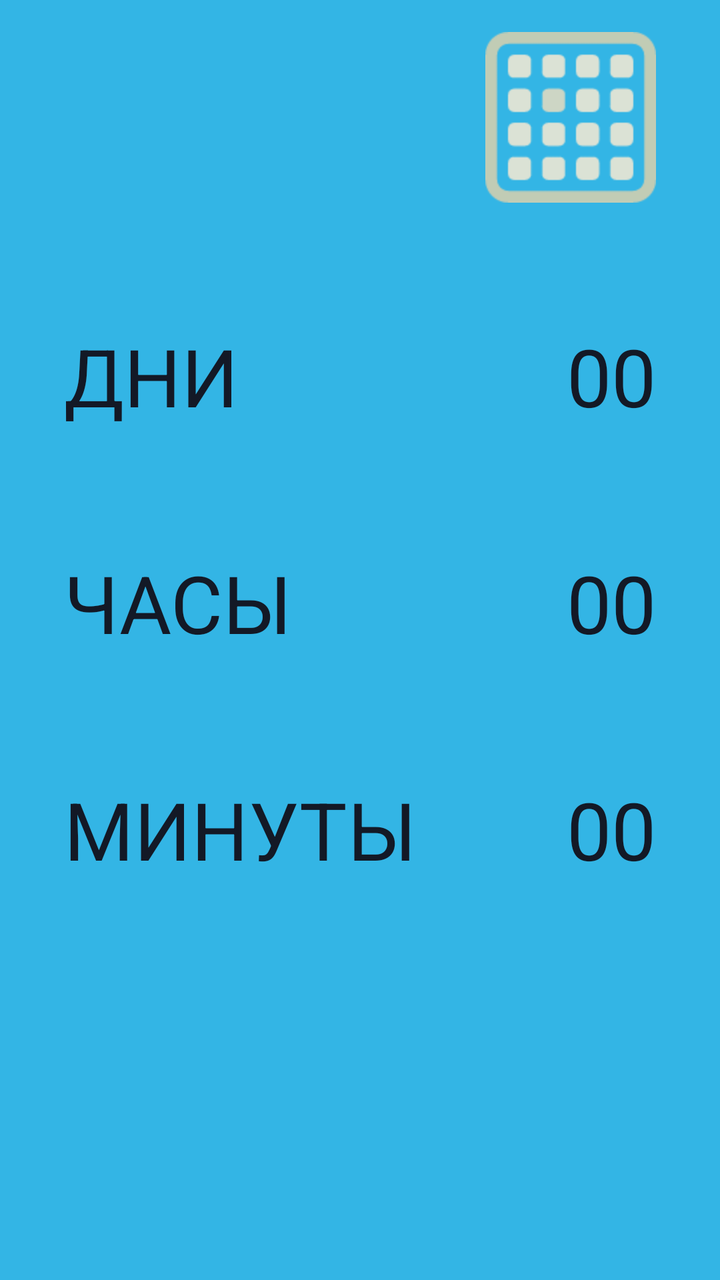
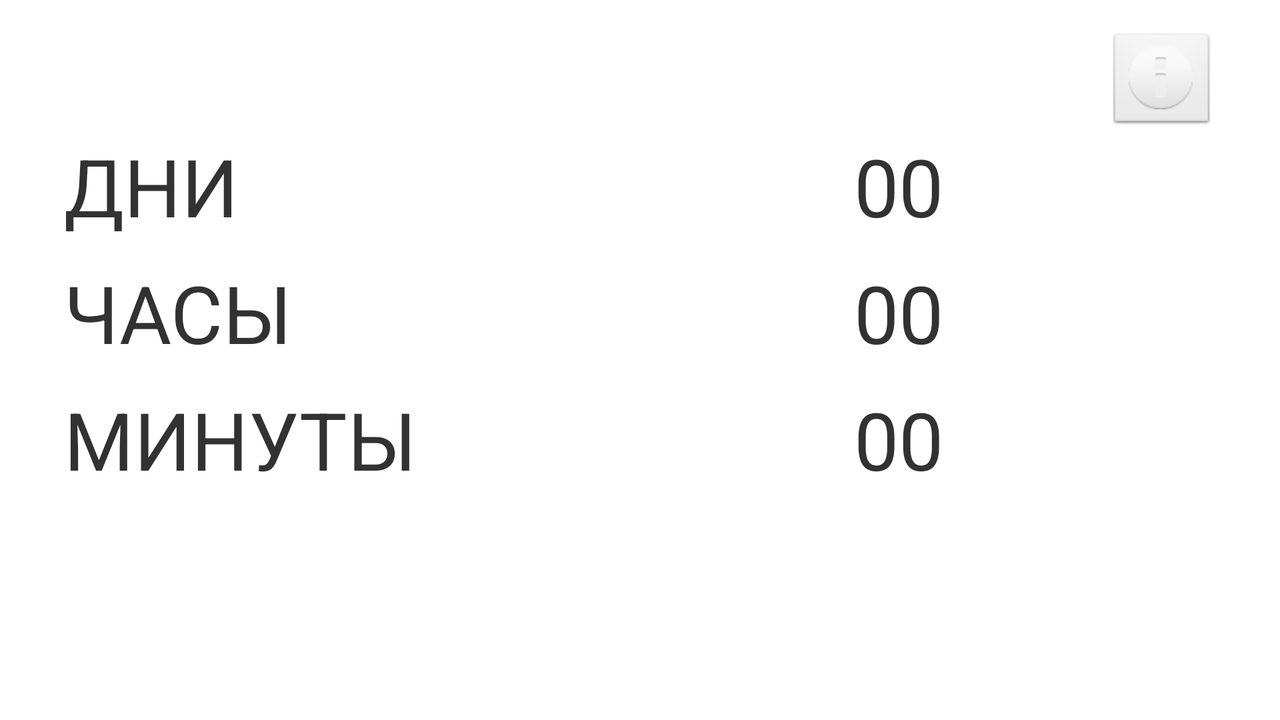

First picture: res/layout/ on a phone held upright. Second picture: the repository's own variant of that layout, on a device whose configuration matches the variant's folder. Source for both follows.
<!-- AndroidManifest.xml: application theme AppTheme -->
<!-- res/layout/activity_time2date.xml -->
<RelativeLayout xmlns:android="http://schemas.android.com/apk/res/android"
    android:id="@+id/main_fragment_linearlayout"
    android:layout_width="match_parent"
    android:layout_height="match_parent"
    android:background="#33b5e5"
    android:paddingLeft="16dp"
    android:paddingRight="16dp" >
    
    <TextView
        android:id="@+id/textView"
        style="@style/DayOfMonth"
        android:layout_width="wrap_content"
        android:layout_height="wrap_content"
        android:layout_marginLeft="16dp"
        android:layout_marginTop="16dp"
        android:text="@string/textview"
        android:textSize="25sp" />

    <ImageView
        android:id="@+id/butsetdate"
        android:layout_width="wrap_content"
        android:layout_height="wrap_content"
        android:minWidth="60dp"
        android:minHeight="60dp"
        android:layout_alignParentRight="true"
        android:layout_alignTop="@+id/textView"
        android:layout_marginRight="16dp"
        android:contentDescription="@string/imagebutton"
        android:src="@drawable/calendar" />

    <TextView
        android:id="@+id/textViewHour"
        style="@style/DayOfMonth"
        android:layout_width="wrap_content"
        android:layout_height="wrap_content"
        android:layout_alignLeft="@+id/textViewDay"
        android:layout_below="@+id/textViewDay"
        android:layout_marginTop="60dp"
        android:text="@string/tvHour"
        android:textSize="40sp" />

    <TextView
        android:id="@+id/textViewrezhour"
        style="@style/DayOfMonth"
        android:layout_width="wrap_content"
        android:layout_height="wrap_content"
        android:layout_alignBaseline="@+id/textViewHour"
        android:layout_alignBottom="@+id/textViewHour"
        android:layout_alignRight="@+id/textViewrezday"
        android:text="@string/tvRezHour"
        android:textSize="40sp" />

    <TextView
        android:id="@+id/textViewMinute"
        style="@style/DayOfMonth"
        android:layout_width="wrap_content"
        android:layout_height="wrap_content"
        android:layout_alignLeft="@+id/textViewHour"
        android:layout_below="@+id/textViewHour"
        android:layout_marginTop="60dp"
        android:text="@string/tvMinute"
        android:textSize="40sp" />

    <TextView
        android:id="@+id/textViewrezminute"
        style="@style/DayOfMonth"
        android:layout_width="wrap_content"
        android:layout_height="wrap_content"
        android:layout_alignBaseline="@+id/textViewMinute"
        android:layout_alignBottom="@+id/textViewMinute"
        android:layout_alignRight="@+id/textViewrezhour"
        android:text="@string/tvRezMinute"
        android:textSize="40sp" />

    <TextView
        android:id="@+id/textViewrezday"
        style="@style/DayOfMonth"
        android:layout_width="wrap_content"
        android:layout_height="wrap_content"
        android:layout_alignBaseline="@+id/textViewDay"
        android:layout_alignBottom="@+id/textViewDay"
        android:layout_alignRight="@+id/butsetdate"
        android:text="@string/tvRezDay"
        android:textSize="40sp" />

    <TextView
        android:id="@+id/textViewDay"
        style="@style/DayOfMonth"
        android:layout_width="wrap_content"
        android:layout_height="wrap_content"
        android:layout_alignLeft="@+id/textView"
        android:layout_below="@+id/butsetdate"
        android:layout_marginTop="60dp"
        android:text="@string/tvDay"
        android:textSize="40sp" />

</RelativeLayout>
<!-- resources referenced by this layout -->
<resources>
  <!-- drawable calendar: png bitmap (drawable-hdpi, 1990 bytes) -->
  <string name="imagebutton"> </string>
  <string name="textview"> </string>
  <string name="tvDay">ДНИ</string>
  <string name="tvHour">ЧАСЫ</string>
  <string name="tvMinute">МИНУТЫ</string>
  <string name="tvRezDay">00</string>
  <string name="tvRezHour">00</string>
  <string name="tvRezMinute">00</string>
  <style name="DayOfMonth" parent="android:Theme.Light">
          <item name="android:textColor">#131926</item>
          <item name="android:textSize">25sp</item>
      </style>
  <style name="AppTheme" parent="AppBaseTheme">
          
      </style>
  <style name="AppBaseTheme" parent="android:Theme.Light">
          
      </style>
</resources>
<!-- res/layout-land/activity_time2date.xml (the author's variant of the layout above) -->
<!-- drawn on the phone turned sideways -->
<RelativeLayout xmlns:android="http://schemas.android.com/apk/res/android"
    android:id="@+id/main_fragment_linearlayout"
    android:layout_width="match_parent"
    android:layout_height="match_parent"
    android:paddingLeft="16dp"
    android:paddingRight="16dp" >
    
    <TextView
        android:id="@+id/textView"
        android:layout_width="wrap_content"
    	android:layout_height="wrap_content"
    	android:layout_marginLeft="16dp"
    	android:layout_marginTop="16dp"
    	android:text="@string/textview"
    	android:textSize="16sp"/>

    <ImageButton
        android:id="@+id/butsetdate"
        android:layout_width="wrap_content"
        android:layout_height="wrap_content"
        android:layout_alignParentRight="true"
        android:layout_alignTop="@+id/textView"
        android:layout_marginRight="16dp"
        android:contentDescription="@string/imagebutton"
        android:src="@android:drawable/ic_dialog_info" />

    <TextView
        android:id="@+id/textViewHour"
        android:layout_width="wrap_content"
        android:layout_height="wrap_content"
        android:layout_alignLeft="@+id/textViewDay"
        android:layout_below="@+id/textViewDay"
        android:layout_marginTop="10dp"
        android:text="@string/tvHour"
        android:textSize="40sp" />

    <TextView
        android:id="@+id/textViewrezhour"
        android:layout_width="wrap_content"
        android:layout_height="wrap_content"
        android:layout_alignBaseline="@+id/textViewHour"
        android:layout_alignBottom="@+id/textViewHour"
        android:layout_alignRight="@+id/textViewrezday"
        android:text="@string/tvRezHour"
        android:textSize="40sp" />

    <TextView
        android:id="@+id/textViewMinute"
        android:layout_width="wrap_content"
        android:layout_height="wrap_content"
        android:layout_alignLeft="@+id/textViewHour"
        android:layout_below="@+id/textViewHour"
        android:layout_marginTop="10dp"
        android:text="@string/tvMinute"
        android:textSize="40sp" />

    <TextView
        android:id="@+id/textViewrezminute"
        android:layout_width="wrap_content"
        android:layout_height="wrap_content"
        android:layout_alignBaseline="@+id/textViewMinute"
        android:layout_alignBottom="@+id/textViewMinute"
        android:layout_alignRight="@+id/textViewrezhour"
        android:text="@string/tvRezMinute"
        android:textSize="40sp" />

    <TextView
        android:id="@+id/textViewrezday"
        android:layout_width="wrap_content"
        android:layout_height="wrap_content"
        android:layout_below="@+id/butsetdate"
        android:layout_marginRight="82dp"
        android:layout_toLeftOf="@+id/butsetdate"
        android:text="@string/tvRezDay"
        android:textSize="40sp" />

    <TextView
        android:id="@+id/textViewDay"
        android:layout_width="wrap_content"
        android:layout_height="wrap_content"
        android:layout_alignBaseline="@+id/textViewrezday"
        android:layout_alignBottom="@+id/textViewrezday"
        android:layout_alignLeft="@+id/textView"
        android:text="@string/tvDay"
        android:textSize="40sp" />

</RelativeLayout>
<!-- resources referenced by the variant -->
<!-- as the phone turned sideways resolves them -->
<resources>
  <string name="imagebutton"> </string>
  <string name="textview"> </string>
  <string name="tvDay">ДНИ</string>
  <string name="tvHour">ЧАСЫ</string>
  <string name="tvMinute">МИНУТЫ</string>
  <string name="tvRezDay">00</string>
  <string name="tvRezHour">00</string>
  <string name="tvRezMinute">00</string>
  <style name="AppTheme" parent="AppBaseTheme">
          
      </style>
  <style name="AppBaseTheme" parent="android:Theme.Light">
          
      </style>
</resources>
